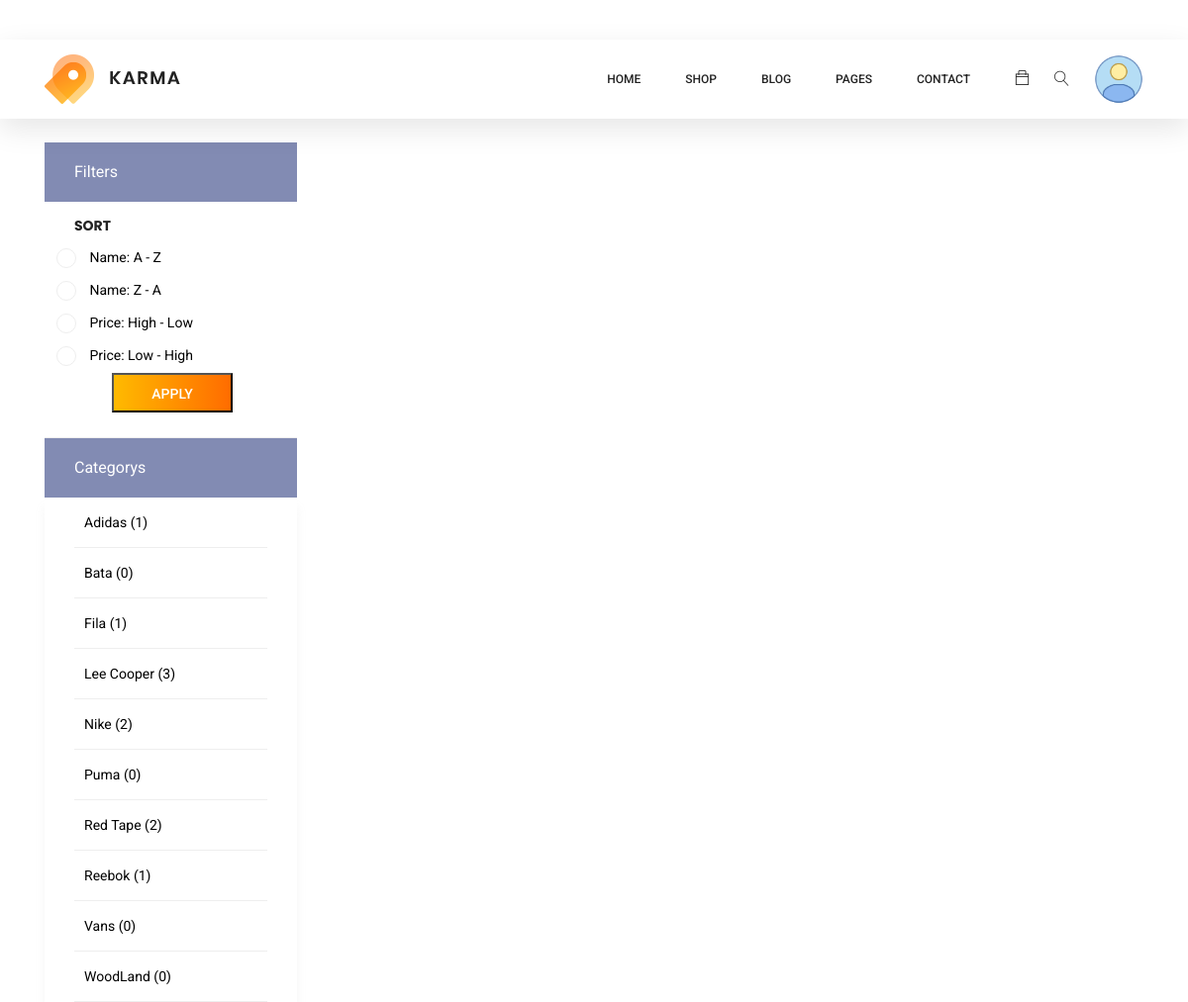
Page /brand-category/ (signed in) on the committed database.
### mainapp/models.py (models this page shows, shortened)
class Brand(models.Model):
    name = models.CharField(max_length=51)

### mainapp/views.py (the view, shortened to what this page needs)
# urls.py: path("brand-category/", views.BrandCategory.as_view(), name="brand-category"),
class BrandCategory(ListView):
    model = Brand
    def get_context_data(self, *args, **kwargs):
        queryset = kwargs.pop("object_list", None)
        if queryset is None:
            self.object_list = self.get_queryset(*args, **kwargs)
        return super().get_context_data(**kwargs)
    def get_queryset(self, *args, **kwargs):
        qs = super(BrandCategory, self).get_queryset(*args, **kwargs)
        qs = qs.order_by("name")
        context = []
        for q in qs:
            total_brand_items = q.product_set.all().count()
            context.append(
                {
                    "brand": q,
                    "products": total_brand_items,
                }
            )
        return context
    template_name = "mainapp/brand-category.html"

### mainapp/templates/mainapp/brand-category.html (shortened to what this page needs)
{% extends 'mainapp/base.html' %}
{% load static %}
{%block body%}
<div class="container">
  <div class="mt-5 pt-5"></div>
  <div class="row">
    <div class="col-xl-3 col-lg-4 col-md-5">
      <div class="sidebar-filter side_view">
        <div class="top-filter-head">Filters</div>
        <div class="common-filter mt-3">
          <h3 class="head">Sort</h3>
          <form method="POST">
            <ul>
              <li class="filter-list">
                <input class="pixel-radio" type="radio" id="a-z" value="a-z" name="sort" />
                <label for="a-z">Name: A - Z</label>
              </li>
              <li class="filter-list">
                <input class="pixel-radio" type="radio" id="z-a" value="z-a" name="sort" />
                <label for="z-a">Name: Z - A</label>
              </li>
              <li class="filter-list">
                <input class="pixel-radio" type="radio" id="price-hl" value="price-hl" name="sort" />
                <label for="price-hl">Price: High - Low</label>
              </li>
              <li class="filter-list">
                <input class="pixel-radio" type="radio" id="price-lh" value="price-lh" name="sort" />
                <label for="price-lh">Price: Low - High</label>
              </li>
            </ul>
            <div class="cupon_text_2 d-flex justify-content-center">
              <button type="submit" value="Submit" class="primary-btn">
                Apply
              </button>
            </div>
          </form>
        </div>
      </div>
      <div class="sidebar-categories">
        <div class="head">Categorys</div>
        <ul class="main-categories">
          {% for brand in object_list %}
          <li class="main-nav-list">
            <form id="my_form_{{brand.brand.id}}" method="POST">
              <a href="javascript:{}" onclick="document.getElementById('my_form_{{brand.brand.id}}').submit();">{{brand.brand.name}}
                ({{brand.products}})</a>
            </form>
          </li>
          {% endfor %}
        </ul>
      </div>
    </div>
    <div class="col-xl-9 col-lg-8 col-md-7 products_view">
    </div>
  </div>
</div>
{%endblock%}

### mainapp/static/mainapp/css/custom.css (style rules this page uses)
.cupon_text_2 .primary-btn { height: 40px; line-height: 38px; text-transform: uppercase; padding: 0px 38px; margin-left: 3px; border-radius: 0; }
.products_view { margin-top: -30px !important; }
.side_view { margin-top: 0px !important; }

### rows in the picture
Brand: brand.name "Adidas", products "1"
Brand: brand.name "Bata", products "0"
Brand: brand.name "Fila", products "1"
Brand: brand.name "Lee Cooper", products "3"
Brand: brand.name "Nike", products "2"
Brand: brand.name "Puma", products "0"
Brand: brand.name "Red Tape", products "2"
Brand: brand.name "Reebok", products "1"
Brand: brand.name "Vans", products "0"
Brand: brand.name "WoodLand", products "0"
